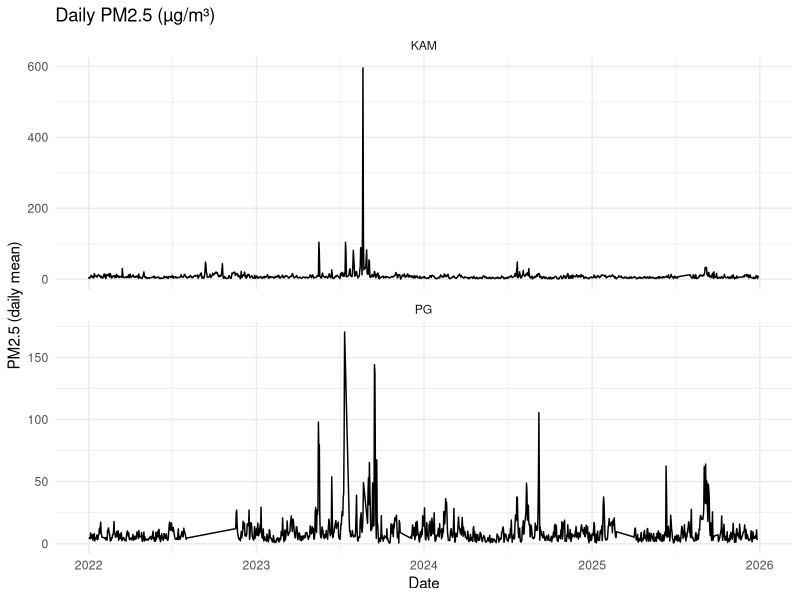
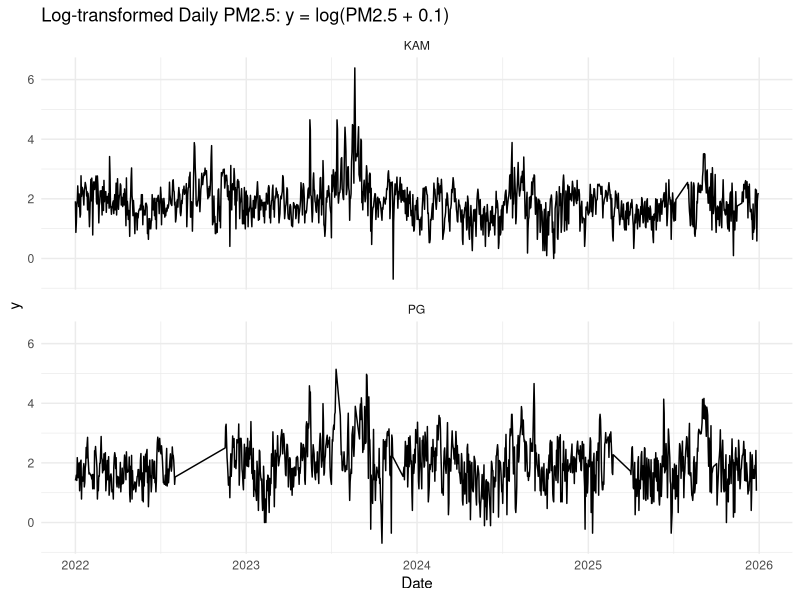

Generate these figures, in order, with R:
library(readr)
library(dplyr)
library(ggplot2)
library(lubridate)


df <- read_csv("data_processed/pm25_daily_clean_2022_2025.csv", show_col_types = FALSE) %>%
  mutate(date = as.Date(date)) %>%
  arrange(station_id, date)

# Plot daily PM2.5 (raw) for each station
ggplot(df, aes(x = date, y = pm25_daily)) +
  geom_line() +
  facet_wrap(~ station_id, ncol = 1, scales = "free_y") +
  labs(
    title = "Daily PM2.5 (µg/m³)",
    x = "Date",
    y = "PM2.5 (daily mean)"
  ) +
  theme_minimal()

# plot log-transformed y = log(pm25_daily + 0.1)
df <- df %>% mutate(y = log(pm25_daily + 0.1))

ggplot(df, aes(x = date, y = y)) +
  geom_line() +
  facet_wrap(~ station_id, ncol = 1) +
  labs(
    title = "Log-transformed Daily PM2.5: y = log(PM2.5 + 0.1)",
    x = "Date",
    y = "y"
  ) +
  theme_minimal()


df <- read.csv("data_processed/pm25_daily_clean_2022_2025.csv")
df$date <- as.Date(df$date)

# Raw scale
p1 <- ggplot(df, aes(x = date, y = pm25_daily)) +
  geom_line(linewidth = 0.3) +
  labs(
    title = expression("Daily PM"[2.5]*" (raw scale, "*mu*"g/m"^3*")"),
    x = "Date",
    y = expression("PM"[2.5]*" (daily mean)")
  ) +
  theme_bw()

# Log scale
p2 <- ggplot(df, aes(x = date, y = y)) +
  geom_line(linewidth = 0.3) +
  labs(
    title = expression("Log-transformed Daily PM"[2.5]*": y = log(PM"[2.5]*" + 0.1)"),
    x = "Date",
    y = "y"
  ) +
  theme_bw()


# month boxplot
p3 <- ggplot(df, aes(x = factor(month), y = y)) +
  geom_boxplot(fill = "lightblue", outlier.size = 0.8) +
  labs(
    title = expression("Monthly Distribution of log(PM"[2.5]*" + 0.1)"),
    x = "Month",
    y = "y"
  ) +
  scale_x_discrete(labels = month.abb) +
  theme_bw()

# Histogram of y_t
p4 <- ggplot(df, aes(x = y)) +
  geom_histogram(bins = 50, fill = "steelblue", color = "white", linewidth = 0.2) +
  labs(
    title = expression("Histogram of y"[t]*" = log(PM"[2.5]*" + 0.1)"),
    x = "y",
    y = "Count"
  ) +
  theme_bw()

# QQ-plot for raw PM2.5
p_qq_raw <- ggplot(df, aes(sample = pm25_daily)) +
  stat_qq(color = "steelblue", size = 0.5) +
  stat_qq_line(color = "red", linewidth = 0.8) +
  labs(
    title = expression("Normal QQ-Plot: Raw PM"[2.5]),
    x = "Theoretical Quantiles",
    y = "Sample Quantiles"
  ) +
  theme_bw()

# QQ-plot for log-transformed PM2.5
p_qq_log <- ggplot(df, aes(sample = y)) +
  stat_qq(color = "steelblue", size = 0.5) +
  stat_qq_line(color = "red", linewidth = 0.8) +
  labs(
    title = expression("Normal QQ-Plot: log(PM"[2.5]*" + 0.1)"),
    x = "Theoretical Quantiles",
    y = "Sample Quantiles"
  ) +
  theme_bw()
